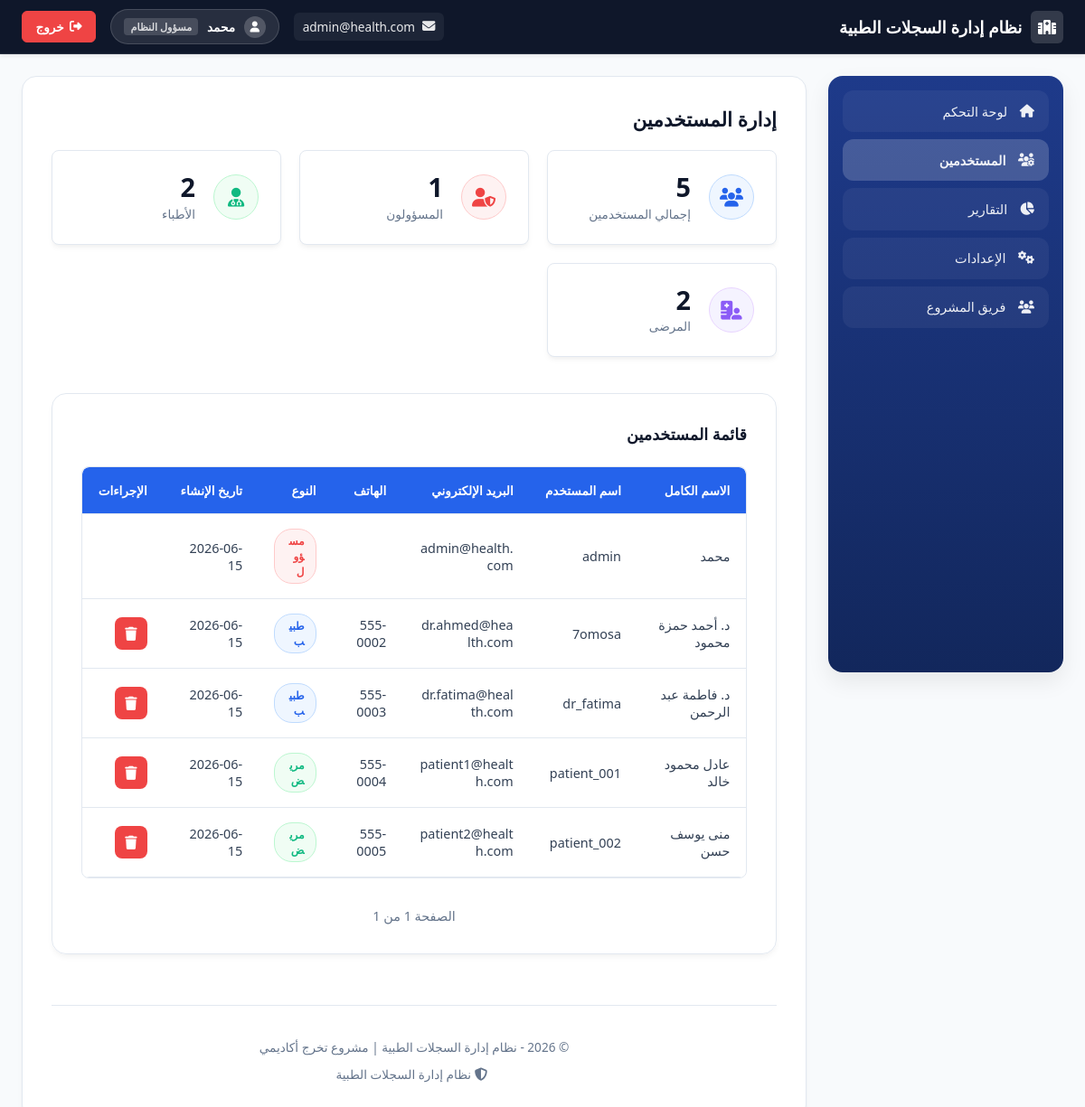
/users.php (signed in), run on the app's committed database.
### tables this page shows
CREATE TABLE IF NOT EXISTS users (
    id INT AUTO_INCREMENT PRIMARY KEY,
    fullname VARCHAR(255) NOT NULL,
    username VARCHAR(100) NOT NULL UNIQUE,
    email VARCHAR(255) NOT NULL UNIQUE,
    password VARCHAR(255) NOT NULL,
    role ENUM('admin', 'doc', 'patient') NOT NULL DEFAULT 'patient',
    phone VARCHAR(20) NULL,
    created_at TIMESTAMP DEFAULT CURRENT_TIMESTAMP,
    updated_at TIMESTAMP DEFAULT CURRENT_TIMESTAMP ON UPDATE CURRENT_TIMESTAMP,
    INDEX idx_username (username),
    INDEX idx_email (email),
    INDEX idx_role (role)
);

### app/helpers.php (called while the page is built, shortened)
<?php
function e(mixed $value): string
{
    return htmlspecialchars((string)$value, ENT_QUOTES | ENT_SUBSTITUTE, 'UTF-8');
}

### app/User.php (called while the page is built, shortened)
<?php
require_once __DIR__ . '/helpers.php';
class User
{
    private PDO $pdo;
    public function __construct(PDO $pdo)
    {
        $this->pdo = $pdo;
    }
    public static function isLoggedIn(): bool
    {
        return isset($_SESSION['user_id']);
    }
    public static function getUserId(): ?int
    {
        return $_SESSION['user_id'] ?? null;
    }
    public function getCurrentUser(): ?array
    {
        $sql = "SELECT id, fullname, username, email, role, phone FROM users WHERE id = :id";
        $stmt = $this->pdo->prepare($sql);
        $stmt->execute(['id' => self::getUserId()]);
        return $stmt->fetch();
    }
}

### users.php (the view, shortened to what this page needs)
<?php
require_once __DIR__ . '/app/db.php';
require_once __DIR__ . '/app/helpers.php';
require_once __DIR__ . '/app/User.php';
$page = max(1, (int)($_GET['page'] ?? 1));
$per_page = 10;
$offset = ($page - 1) * $per_page;
$users_query = $pdo->query("
    SELECT id, fullname, username, email, role, phone, created_at
    FROM users
    ORDER BY created_at DESC
    LIMIT $offset, $per_page
");
$users = $users_query->fetchAll();
$count_query = $pdo->query("SELECT COUNT(*) FROM users");
$total_users = $count_query->fetchColumn();
$total_pages = ceil($total_users / $per_page);
$stats_query = $pdo->query("SELECT role, COUNT(*) as cnt FROM users GROUP BY role");
$roles_stats = [];
while ($row = $stats_query->fetch()) {
    $roles_stats[$row['role']] = $row['cnt'];
}
?>
<!DOCTYPE html>
<html lang="ar" dir="rtl">
<head>
    <link rel="stylesheet" href="https://cdnjs.cloudflare.com/ajax/libs/font-awesome/6.5.0/css/all.min.css" />
    <link rel="stylesheet" href="assets/css/dashboard.css">
</head>
<body>
    <?php include __DIR__ . '/includes/navbar.php'; ?>
    <main class="main-container">
        <?php include __DIR__ . '/includes/sidebar.php'; ?>
        <section class="content">
            <h2>إدارة المستخدمين</h2>
            <div class="stats-grid">
                <div class="stat-card">
                    <div class="stat-icon blue"><i class="fas fa-users"></i></div>
                    <div class="stat-info">
                        <div class="stat-num"><?= $total_users ?></div>
                        <div class="stat-label">إجمالي المستخدمين</div>
                    </div>
                </div>
                <div class="stat-card">
                    <div class="stat-icon red"><i class="fas fa-user-shield"></i></div>
                    <div class="stat-info">
                        <div class="stat-num"><?= $roles_stats['admin'] ?? 0 ?></div>
                        <div class="stat-label">المسؤولون</div>
                    </div>
                </div>
                <div class="stat-card">
                    <div class="stat-icon green"><i class="fas fa-user-md"></i></div>
                    <div class="stat-info">
                        <div class="stat-num"><?= $roles_stats['doc'] ?? 0 ?></div>
                        <div class="stat-label">الأطباء</div>
                    </div>
                </div>
                <div class="stat-card">
                    <div class="stat-icon purple"><i class="fas fa-hospital-user"></i></div>
                    <div class="stat-info">
                        <div class="stat-num"><?= $roles_stats['patient'] ?? 0 ?></div>
                        <div class="stat-label">المرضى</div>
                    </div>
                </div>
            </div>
            <div class="container">
                <h3>قائمة المستخدمين</h3>
                <div class="table-responsive">
                    <table class="users-table">
                        <thead>
                            <tr>
                                <th>الاسم الكامل</th>
                                <th>اسم المستخدم</th>
                                <th>البريد الإلكتروني</th>
                                <th>الهاتف</th>
                                <th>النوع</th>
                                <th>تاريخ الإنشاء</th>
                                <th>الإجراءات</th>
                            </tr>
                        </thead>
                        <tbody>
                            <?php foreach ($users as $user): ?>
                                <tr>
                                    <td><?= e($user['fullname']) ?></td>
                                    <td><?= e($user['username']) ?></td>
                                    <td><?= e($user['email']) ?></td>
                                    <td><?= e($user['phone'] ?? '-') ?></td>
                                    <td>
                                        <span class="role-badge role-<?= e($user['role']) ?>">
                                            <?php
                                            $role_names = ['admin' => 'مسؤول', 'doc' => 'طبيب', 'patient' => 'مريض'];
                                            echo $role_names[$user['role']] ?? $user['role'];
                                            ?>
                                        </span>
                                    </td>
                                    <td><?= date('Y-m-d', strtotime($user['created_at'])) ?></td>
                                    <td>
                                        <?php if ($user['id'] != User::getUserId()): ?>
                                            <form method="POST" class="inline-form" onsubmit="return confirm('هل تأكد من حذف هذا المستخدم؟');">
                                                <button type="submit" class="action-btn delete-btn"><i class="fas fa-trash"></i></button>
                                            </form>
                                        <?php endif; ?>
                                    </td>
                                </tr>
                            <?php endforeach; ?>
                        </tbody>
                    </table>
                </div>
                <div class="pagination">
                    <span class="page-info">الصفحة <?= $page ?> من <?= $total_pages ?></span>
                </div>
            </div>
            <?php include __DIR__ . '/includes/footer.php'; ?>
        </section>
    </main>
</body>
</html>

### includes/navbar.php (shortened to what this page needs)
<?php
if (!isset($currentUser)) {
    $userObj = new User($pdo);
    $currentUser = $userObj->getCurrentUser();
}
$fullname = $currentUser['fullname'] ?? '';
$email = $currentUser['email'] ?? '';
if (!isset($display_role)) {
    $current_role = $currentUser['role'] ?? 'patient';
    $_nav_role_names = ['admin' => 'مسؤول النظام', 'doc' => 'طبيب معالج', 'patient' => 'مريض مسجل'];
    $display_role = $_nav_role_names[$current_role] ?? 'مستخدم';
    $role_class_attr = 'role-' . $current_role;
} else {
    $role_class_attr = 'role-patient';
}
?>
<nav class="navbar">
    <a href="dashboard.php" class="navbar-brand">
        <div class="icon-wrap">
            <i class="fas fa-hospital"></i>
        </div>
        <span><?= e(APP_NAME) ?></span>
    </a>
    <div class="navbar-end">
        <div class="contact-links">
            <?php if (!empty($email)): ?>
                <a href="mailto:<?= e($email) ?>" title="البريد الإلكتروني" class="contact-item"><i class="fas fa-envelope"></i> <?= e($email) ?></a>
            <?php endif; ?>
        </div>
        <div class="user-pill">
            <div class="avatar"><i class="fas fa-user"></i></div>
            <div class="name"><?= e($fullname) ?></div>
            <div class="role-badge <?= e($role_class_attr) ?>"><?= e($display_role ?? '') ?></div>
        </div>
        <a href="logout.php" class="btn-logout"><i class="fas fa-sign-out-alt"></i> <span>خروج</span></a>
    </div>
</nav>

### data on the page
users: email "admin@health.com", fullname "محمد", role "مسؤول النظام", username "admin", role "مسؤول", created_at "2026-06-15"
users: fullname "د. أحمد حمزة محمود", username "7omosa", email "dr.ahmed@health.com", phone "555-0002", role "طبيب", created_at "2026-06-15"
users: fullname "د. فاطمة عبد الرحمن", username "dr_fatima", email "dr.fatima@health.com", phone "555-0003", role "طبيب", created_at "2026-06-15"
users: fullname "عادل محمود خالد", username "patient_001", email "patient1@health.com", phone "555-0004", role "مريض", created_at "2026-06-15"
users: fullname "منى يوسف حسن", username "patient_002", email "patient2@health.com", phone "555-0005", role "مريض", created_at "2026-06-15"

### other printed values
APP_NAME "نظام إدارة السجلات الطبية"
$item['label'] "لوحة التحكم"
$item['label'] "المستخدمين"
$item['label'] "التقارير"
$item['label'] "الإعدادات"
$item['label'] "فريق المشروع"
$total_users "5"
$roles_stats['admin'] "1"
$roles_stats['doc'] "2"
$roles_stats['patient'] "2"
$total_pages "1"
